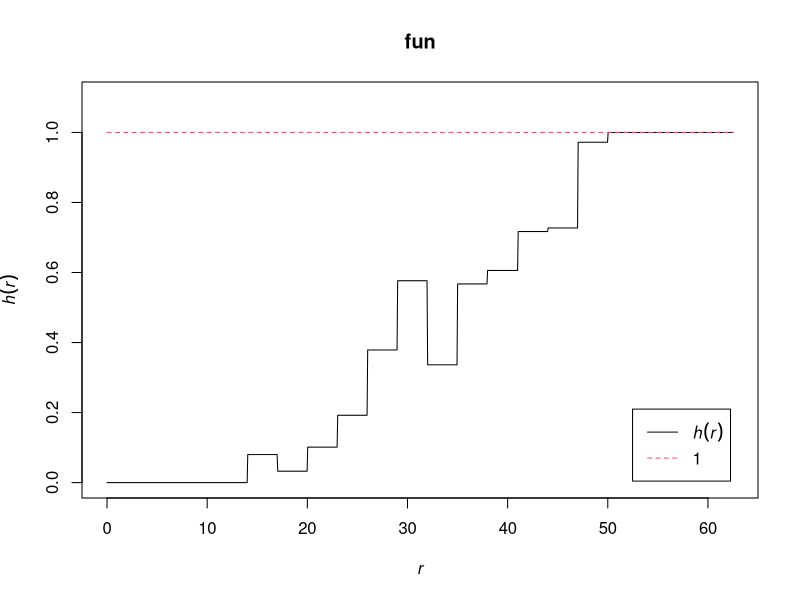

Write the R code that produced this figure.
# a example script to calculate the interaction function by R

# First, install `R`(https://www.r-project.org/) 
# and install the package `spatstat`(https://spatstat.org/)

# Next, save the x/y locations of points into local files
# For instance, we save the points of the HC mosaic as
# ```python
# from examples.HorizontalCell import nature_mosaic
# nature_mosaic.save("examples/nature/HC/F8-1-points.txt", split=True)
# ```

# Then, running R with the following script.

library(spatstat)
library(pracma)

len <- 300 # the length of the side of the area
x <- scan("examples/nature/HC/F8-1-points-x.txt") # x axis of points
y <- scan("examples/nature/HC/F8-1-points-y.txt") # y axis of points
r <- linspace(2, 50, 17) # distances in the interaction function

u <- ppp(x, y, c(0, len), c(0, len))
fit <- ppm(u ~1, PairPiece(r = r))
plot(fitin(fit)) # draw results

# write results to local files
write.table(parameters(fit)$gammas, "examples/nature/HC/F8-1-h-gammas.txt", row.names = FALSE, col.names = FALSE)
write.table(parameters(fit)$r, "examples/nature/HC/F8-1-h-r.txt", row.names = FALSE, col.names = FALSE)

# Last, we use OPIPP.utils.estimate_interaction to get parameters
#
# ```python
# from OPIPP.utils import estimate_interaction
# gammas = np.loadtxt("examples/nature/HC/F8-1-h-gammas.txt")
# rs = np.loadtxt("examples/nature/HC/F8-1-h-r.txt")
# estimate_interaction(gammas, rs, delta=7.5, draw=True) # delta is the mininal NN distance
# ```
# 
# the return of the calculation is [7.5, 32.12066166693056, 2.6487686148563743]
# used in the examples.HorizontalCell.h_func
